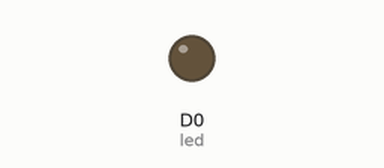
The sketch below on a simulated ESP8266 (NodeMCU). Shown: output pins drawn as LEDs (lit = HIGH).

Above: at 0.05 s.
At 1.2 s:
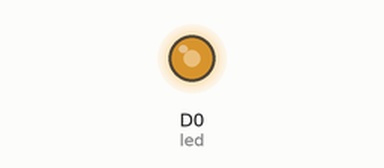
At 2.35 s:
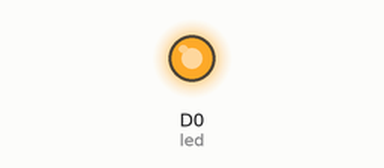
At 4.7 s:
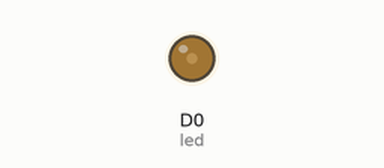
Timing chart, 0 to 6.5 s (numbered marks = the images above):
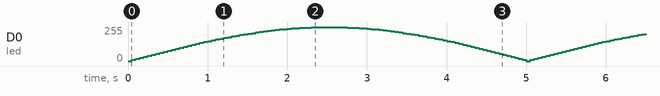

The sketch:

s3_3W_LED_Module.ino
```cpp
/*

Ks0010 keyestudio 3W LED Module
_________________________________
|  SETUP                          |
|Sensor pin  ::    Particle pin   |
|   +        ::        3.3v       |
|   -        ::        GND        |
|   S        ::        D0         |
|_________________________________|


SPECIFICATIONS:

bright light
intensity can fluctuate on a PWM pin (D0, D1, D2, D3, D4, A4, A5, WKP, RX, TX)

src: https://wiki.keyestudio.com/Ks0010_keyestudio_3W_LED_Module
*/
#include <math.h>
#define led D0
float x;
void setup() {
  // initialize digital pin 13 as an output.
  pinMode(led, OUTPUT);
  Serial.begin(9600);
  x = 0;
}

// the loop function runs over and over again forever
//fade in fade out effect
void loop() {
  analogWrite(led, fabs(255*sin(x)));
  delay(50);
  x += M_PI / 100;
}
```
